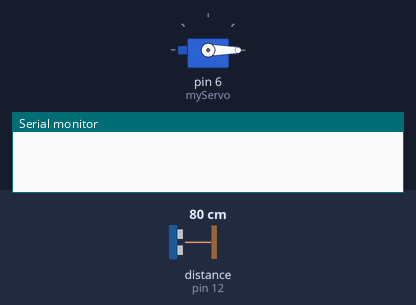
This sketch was run on a simulated Arduino Uno, built with avr-gcc and run on an emulated ATmega328P. Shown: servo, the last lines printed to the serial monitor. Wiring (inferred from the names in the program): ultrasonic range finder: trigger pin 11; echo pin 12. The inputs (shaded band) are chosen by the test bench; at power-on: distance to the obstacle (sensor on pin 12) 80 cm. The echo pulse lasts 58.3 µs per cm.

Above: at 0.01 s.
1.3 s: distance to the obstacle (sensor on pin 12) set to 2 cm
At 1.53 s:
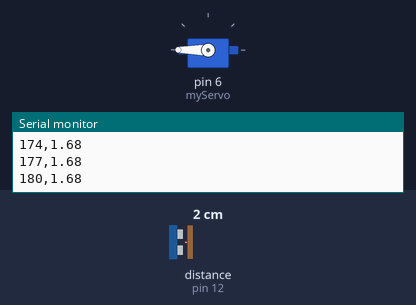
4.3 s: distance to the obstacle (sensor on pin 12) set to 299 cm
7.3 s: distance to the obstacle (sensor on pin 12) set to 4 cm
10.3 s: distance to the obstacle (sensor on pin 12) set to 18 cm
Timing chart, 0 to 14.3 s (numbered marks = the images above; inputs shaded):
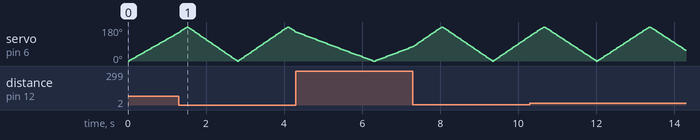

The sketch:

radar.ino.ino
```cpp
#include <Servo.h>

Servo myServo;

int trigPin = 11;
int echoPin = 12;

void setup() {
  Serial.begin(9600);
  myServo.attach(6);
  pinMode(trigPin, OUTPUT);
  pinMode(echoPin, INPUT);
}

float getDistanceCM() {
  digitalWrite(trigPin, LOW);
  delayMicroseconds(2);
  digitalWrite(trigPin, HIGH);
  delayMicroseconds(10);
  digitalWrite(trigPin, LOW);

  long duration = pulseIn(echoPin, HIGH);
  float distance = duration * 0.034 / 2;
  return distance;
}

void loop() {
  // Sweep servo 0° -> 180° -> 0°
  for (int angle = 0; angle <= 180; angle += 3) {
    myServo.write(angle);
    delay(20); // allow servo to reach position
    float distance = getDistanceCM();
    Serial.print(angle);
    Serial.print(",");
    Serial.println(distance);
  }

  for (int angle = 180; angle >= 0; angle -= 3) {
    myServo.write(angle);
    delay(20);
    float distance = getDistanceCM();
    Serial.print(angle);
    Serial.print(",");
    Serial.println(distance);
  }
}
```
